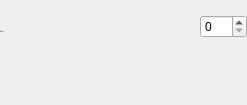
                            <widget class="QWidget" name="widget_12" native="true">
                             <property name="minimumSize">
                              <size>
                               <width>0</width>
                               <height>105</height>
                              </size>
                             </property>
                             <property name="maximumSize">
                              <size>
                               <width>16777215</width>
                               <height>105</height>
                              </size>
                             </property>
                             <layout class="QVBoxLayout" name="verticalLayout_28">
                              <property name="spacing">
                               <number>0</number>
                              </property>
                              <property name="leftMargin">
                               <number>0</number>
                              </property>
                              <property name="topMargin">
                               <number>0</number>
                              </property>
                              <property name="rightMargin">
                               <number>0</number>
                              </property>
                              <property name="bottomMargin">
                               <number>0</number>
                              </property>
                              <item>
                               <widget class="QWidget" name="widget_36" native="true">
                                <layout class="QHBoxLayout" name="horizontalLayout_34">
                                 <property name="spacing">
                                  <number>0</number>
                                 </property>
                                 <property name="leftMargin">
                                  <number>0</number>
                                 </property>
                                 <property name="topMargin">
                                  <number>0</number>
                                 </property>
                                 <property name="rightMargin">
                                  <number>0</number>
                                 </property>
                                 <property name="bottomMargin">
                                  <number>0</number>
                                 </property>
                                 <item>
                                  <layout class="QHBoxLayout" name="formInput_15">
                                   <property name="spacing">
                                    <number>0</number>
                                   </property>
                                   <property name="topMargin">
                                    <number>0</number>
                                   </property>
                                   <item>
                                    <widget class="QWidget" name="label_product_6" native="true">
                                     <property name="minimumSize">
                                      <size>
                                       <width>200</width>
                                       <height>0</height>
                                      </size>
                                     </property>
                                     <property name="maximumSize">
                                      <size>
                                       <width>200</width>
                                       <height>16777215</height>
                                      </size>
                                     </property>
                                     <layout class="QHBoxLayout" name="horizontalLayout_17">
                                      <property name="spacing">
                                       <number>0</number>
                                      </property>
                                      <property name="leftMargin">
                                       <number>0</number>
                                      </property>
                                      <property name="topMargin">
                                       <number>30</number>
                                      </property>
                                      <property name="rightMargin">
                                       <number>0</number>
                                      </property>
                                      <property name="bottomMargin">
                                       <number>0</number>
                                      </property>
                                      <item alignment="Qt::AlignTop">
                                       <widget class="QLabel" name="label_8">
                                        <property name="font">
                                         <font>
                                          <family>Cambria</family>
                                          <pointsize>-1</pointsize>
                                          <bold>false</bold>
                                         </font>
                                        </property>
                                        <property name="text">
                                         <string>Thuế VAT</string>
                                        </property>
                                       </widget>
                                      </item>
                                     </layout>
                                    </widget>
                                   </item>
                                   <item alignment="Qt::AlignTop">
                                    <widget class="QWidget" name="widget_37" native="true">
                                     <property name="maximumSize">
                                      <size>
                                       <width>16777215</width>
                                       <height>16777215</height>
                                      </size>
                                     </property>
                                     <layout class="QVBoxLayout" name="verticalLayout_27">
                                      <property name="spacing">
                                       <number>0</number>
                                      </property>
                                      <property name="leftMargin">
                                       <number>0</number>
                                      </property>
                                      <property name="topMargin">
                                       <number>15</number>
                                      </property>
                                      <property name="rightMargin">
                                       <number>0</number>
                                      </property>
                                      <property name="bottomMargin">
                                       <number>0</number>
                                      </property>
                                      <item>
                                       <widget class="QSpinBox" name="vat_le">
                                        <property name="maximum">
                                         <number>100</number>
                                        </property>
                                       </widget>
                                      </item>
                                      <item>
                                       <widget class="QLabel" name="error_order_code_4">
                                        <property name="text">
                                         <string/>
                                        </property>
                                        <property name="margin">
                                         <number>0</number>
                                        </property>
                                       </widget>
                                      </item>
                                     </layout>
                                    </widget>
                                   </item>
                                  </layout>
                                 </item>
                                </layout>
                               </widget>
                              </item>
                             </layout>
                            </widget>
